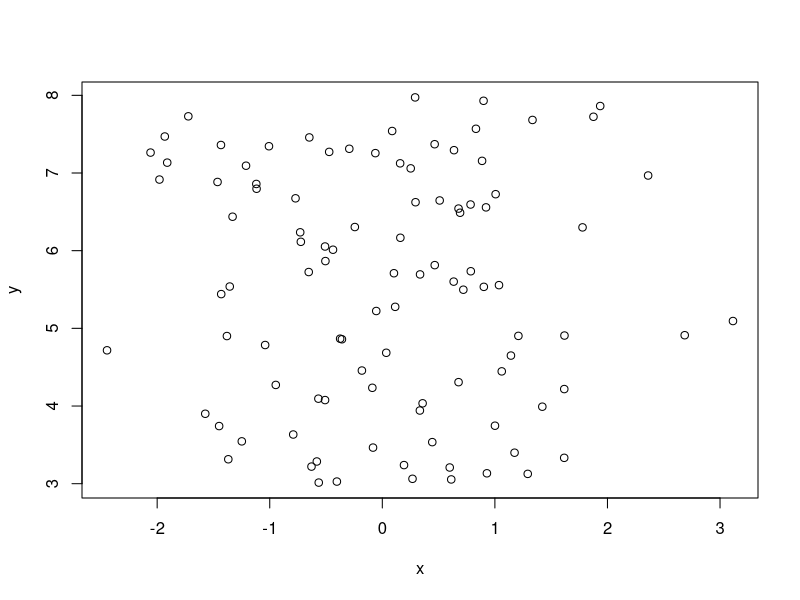
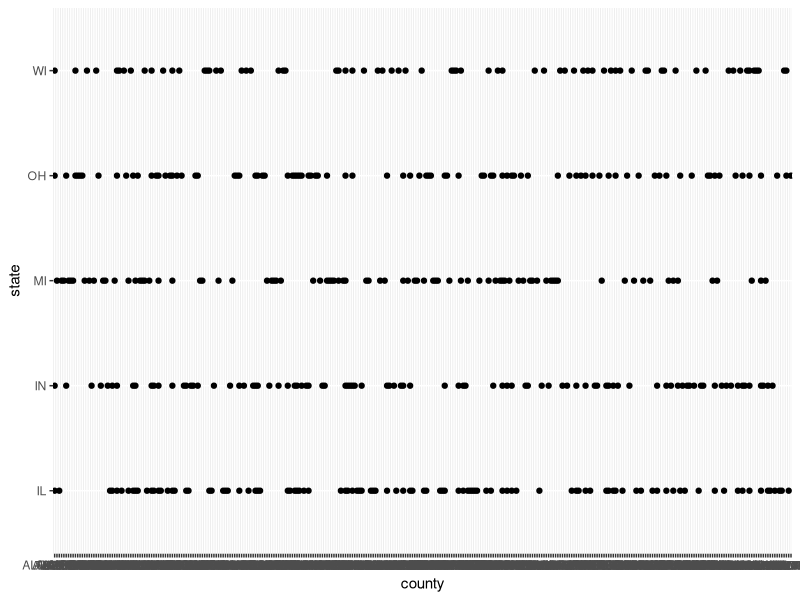
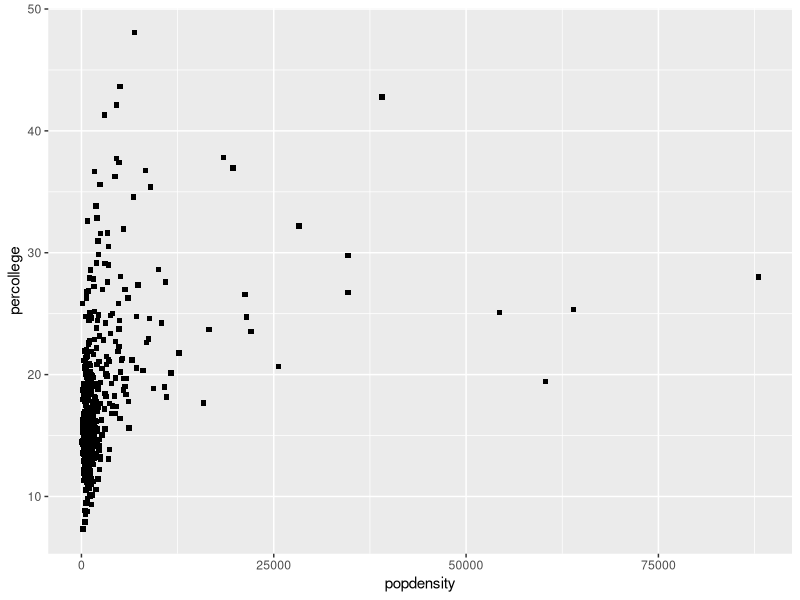
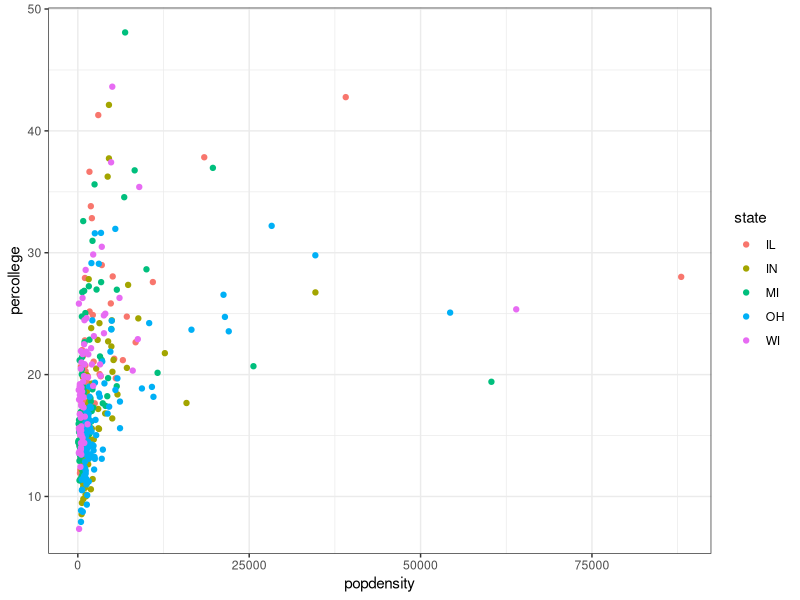
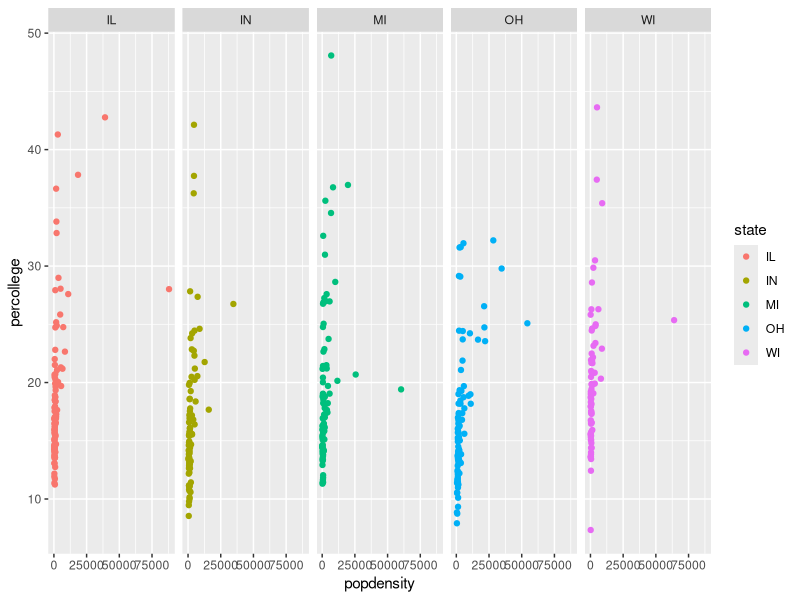
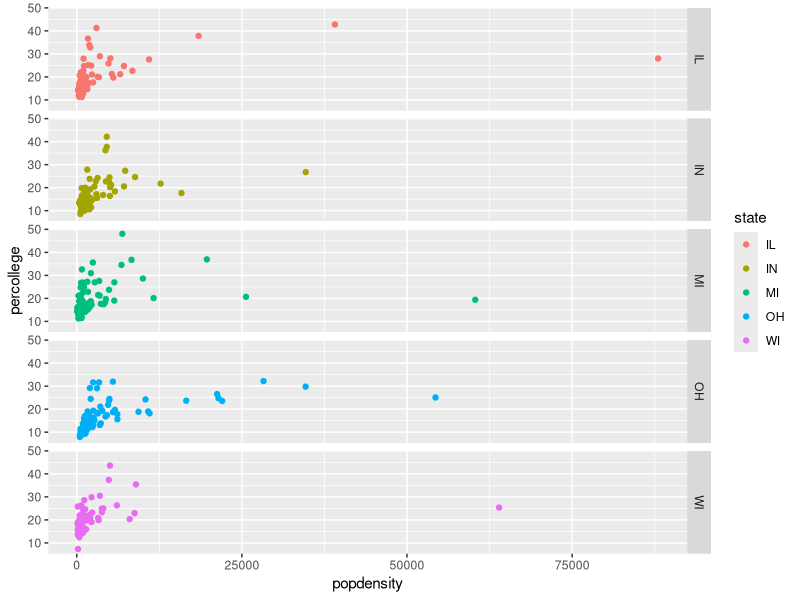
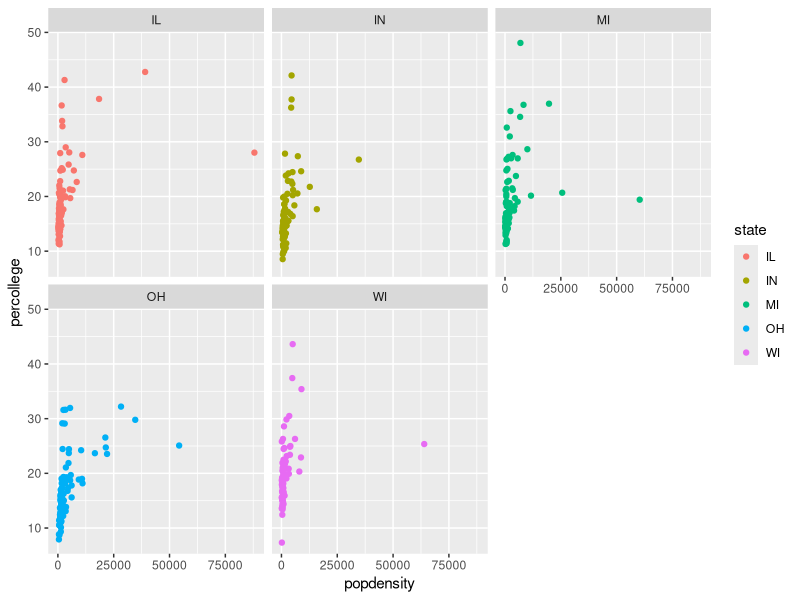
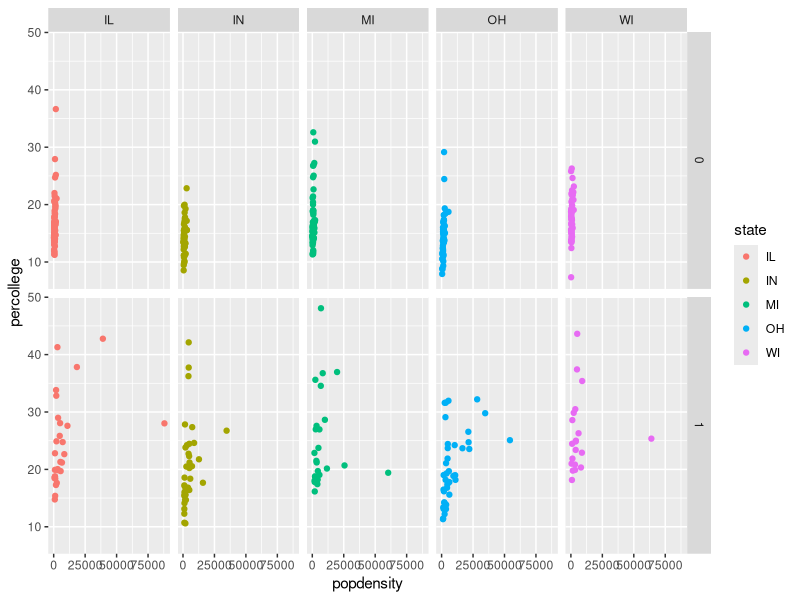

Write the R code that produced these figures, in order.
## ---- chunk 1
x <- rnorm(100)
y <- runif(100, min = 3, max = 8)
mean(x)
mean(y)
## ---- chunk 2
x <- rnorm(100)
y <- runif(100, min = 3, max = 8)
mean(x)
mean(y)
## ---- chunk 3
x <- rnorm(100)
y <- runif(100, min = 0, max = 1)
mean(x)
mean(y)
## ---- chunk 4
x <- rnorm(100)
y <- runif(100, min = 3, max = 8)
plot(x, y)
## ---- chunk 5
a = cor(x,y)
## ---- chunk 6
library(tidyverse)
midwest = data.frame(midwest)
attach(midwest)
## ---- chunk 7
ggplot(midwest)+
  geom_point(aes(county, state))

ggplot(midwest)+
    geom_point(aes(popdensity, percollege), shape = 15)

ggplot(data = midwest) + 
  geom_point(mapping = aes(x = popdensity, y = percollege, color = state))+
  theme_bw()
## ---- chunk 8
ggplot(data = midwest)+
    geom_point(mapping = aes(x = popdensity, y = percollege, color = state))+
    facet_grid(.~ state)

ggplot(data = midwest)+
    geom_point(mapping = aes(x = popdensity, y = percollege, color = state))+
    facet_grid(state ~ .)

ggplot(data = midwest)+
    geom_point(mapping = aes(x = popdensity, y = percollege, color = state))+
    facet_wrap(~ state)

ggplot(data = midwest)+
    geom_point(mapping = aes(x = popdensity, y = percollege, color = state))+
    facet_grid(inmetro ~ state)

# the dot means 'do not put anything on the rows'.
## ---- chunk 9
ggplot(midwest)+
    geom_smooth(aes(popdensity, percollege))

ggplot(midwest, aes(popdensity, percollege))+
  geom_point(aes(color = 'blue'))

ggplot(midwest, aes(popdensity, percollege))+
  geom_line(aes(linetype = state, color = state))+
  theme_grey()

ggplot()

ggplot(midwest)+
    geom_smooth(aes(popdensity, percollege, linetype = state), se = FALSE)
## ---- chunk 10
ggplot(data = midwest)+
    geom_smooth(mapping = aes(popdensity, percollege, linetype = 'solid', color = state), se = FALSE)+
    geom_point(mapping = aes(popdensity, percollege, color = state))

ggplot(midwest, aes(x=popdensity, y=percollege, color = state))+
    geom_point()+
    geom_smooth(se = FALSE, linetype = 'dashed')

ggplot(midwest, aes(x=popdensity, y=percollege))+
    geom_point(aes(color = state))+
    geom_smooth(se = FALSE)
## ---- chunk 11
ggplot(midwest, aes(state))+
    geom_bar()

ggplot(midwest, aes(state))+
    geom_bar(aes(fill = factor(inmetro)))

ggplot(midwest, aes(state))+
    geom_bar(aes(fill = factor(inmetro)), position = 'fill')

prop.table(table(state, factor(inmetro)), 1)

ggplot(data = midwest, mapping = aes(x = state)) + 
  geom_bar(aes(fill = factor(inmetro)), position = 'dodge')

ggplot(midwest, aes(popdensity))+
  geom_histogram(binwidth = 1000)

ggplot(midwest, aes(popdensity))+
  geom_density(aes(color=state))

ggplot(midwest, aes(state, popdensity))+
  geom_boxplot(aes(color = state))+
  facet_grid(.~factor(inmetro))

ggplot(data = midwest, mapping = aes(x = popdensity, y = percollege, color = state)) +
  geom_point() +
  geom_smooth(se = FALSE) +
  scale_x_continuous("Population Density") + 
  scale_y_continuous("Percent College Graduates") + 
  scale_color_discrete("State") + 
  coord_cartesian(xlim = c(0, 15000))

ggplot(midwest, aes(popdensity, percollege, color = state))+
  geom_point()+
  geom_smooth(se = FALSE)+
  scale_x_continuous('Pop Dens', limits = c(0, 5000))+
  scale_y_continuous('Percollege')+
  scale_color_discrete('State')+
  theme_bw()
